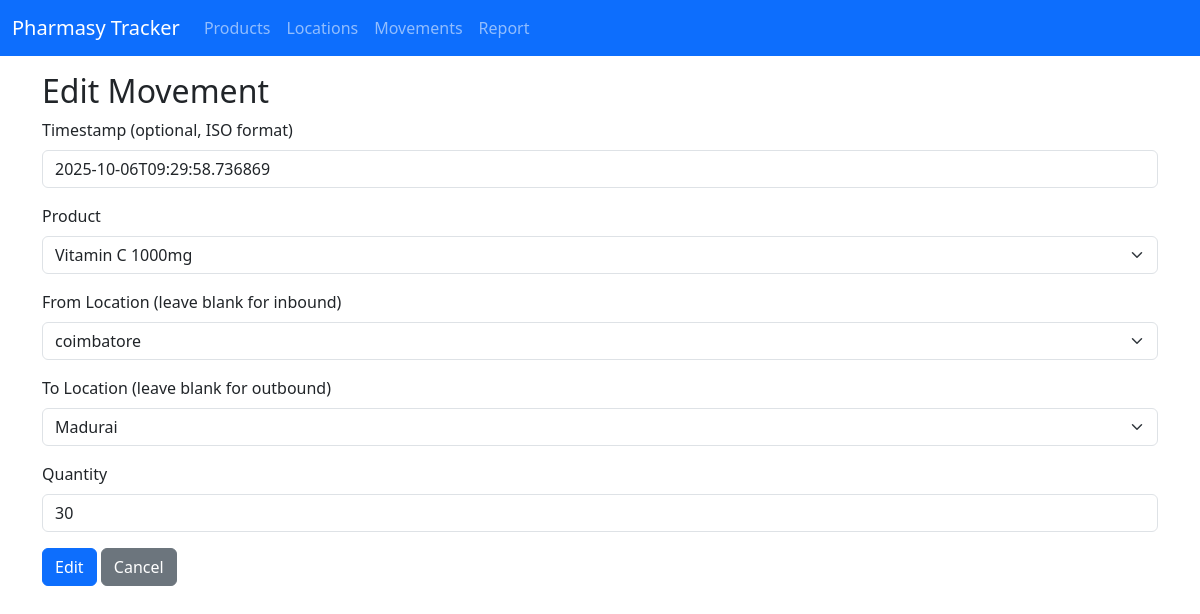
/movements/edit/mov_d949aa8a, run on the app's committed database.
### app.py (models this page shows)
class ProductMovement(db.Model):
    movement_id = db.Column(db.String, primary_key=True)
    timestamp = db.Column(db.DateTime, default=datetime.utcnow)
    from_location = db.Column(db.String, db.ForeignKey('location.location_id'), nullable=True)
    to_location = db.Column(db.String, db.ForeignKey('location.location_id'), nullable=True)
    product_id = db.Column(db.String, db.ForeignKey('product.product_id'), nullable=False)
    qty = db.Column(db.Integer, nullable=False)
    product = db.relationship('Product', foreign_keys=[product_id])
    from_loc = db.relationship('Location', foreign_keys=[from_location])
    to_loc = db.relationship('Location', foreign_keys=[to_location])

class Product(db.Model):
    product_id = db.Column(db.String, primary_key=True)
    name = db.Column(db.String, nullable=False)
    description = db.Column(db.String)

class Location(db.Model):
    location_id = db.Column(db.String, primary_key=True)
    name = db.Column(db.String, nullable=False)
    address = db.Column(db.String)

### app.py (the view, shortened to what this page needs)
@app.route('/movements/edit/<movement_id>', methods=['GET','POST'])
def edit_movement(movement_id):
    mov = ProductMovement.query.get_or_404(movement_id)
    products = Product.query.order_by(Product.name).all()
    locations = Location.query.order_by(Location.name).all()
    return render_template('movement_form.html', products=products, locations=locations, action='Edit', movement=mov)

### app.py (called while the page is built)
@app.before_request
def run_initialization_once():
    global initialization_done
    if not initialization_done:
        db.create_all()
        seed_data()  # <---- Auto seed when DB is first created
        initialization_done = True

### templates/movement_form.html (shortened to what this page needs)
{% extends "base.html" %}
{% block content %}
<h2>{{ action }} Movement</h2>
<form method="post">
  <div class="mb-3">
    <label class="form-label">Timestamp (optional, ISO format)</label>
    <input class="form-control" name="timestamp" value="{{ movement.timestamp.isoformat() if movement }}">
  </div>
  <div class="mb-3">
    <label class="form-label">Product</label>
    <select name="product_id" class="form-select" required>
      {% for p in products %}
      <option value="{{ p.product_id }}" {% if movement and movement.product_id==p.product_id %}selected{% endif %}>{{ p.name }}</option>
      {% endfor %}
    </select>
  </div>
  <div class="mb-3">
    <label class="form-label">From Location (leave blank for inbound)</label>
    <select name="from_location" class="form-select">
      {% for l in locations %}
      <option value="{{ l.location_id }}" {% if movement and movement.from_location==l.location_id %}selected{% endif %}>{{ l.name }}</option>
      {% endfor %}
    </select>
  </div>
  <div class="mb-3">
    <label class="form-label">To Location (leave blank for outbound)</label>
    <select name="to_location" class="form-select">
      {% for l in locations %}
      <option value="{{ l.location_id }}" {% if movement and movement.to_location==l.location_id %}selected{% endif %}>{{ l.name }}</option>
      {% endfor %}
    </select>
  </div>
  <div class="mb-3">
    <label class="form-label">Quantity</label>
    <input type="number" name="qty" class="form-control" value="{{ movement.qty if movement }}" required>
  </div>
  <button class="btn btn-primary">{{ action }}</button>
  <a class="btn btn-secondary" href="{{ url_for('movements') }}">Cancel</a>
</form>
{% endblock %}

### data on the page
ProductMovement: timestamp "2025-10-06T09:29:58.736869", product_id "Vitamin C 1000mg", from_location "coimbatore", to_location "Madurai", qty "30"

### other printed values
{{ action }} "Edit"
